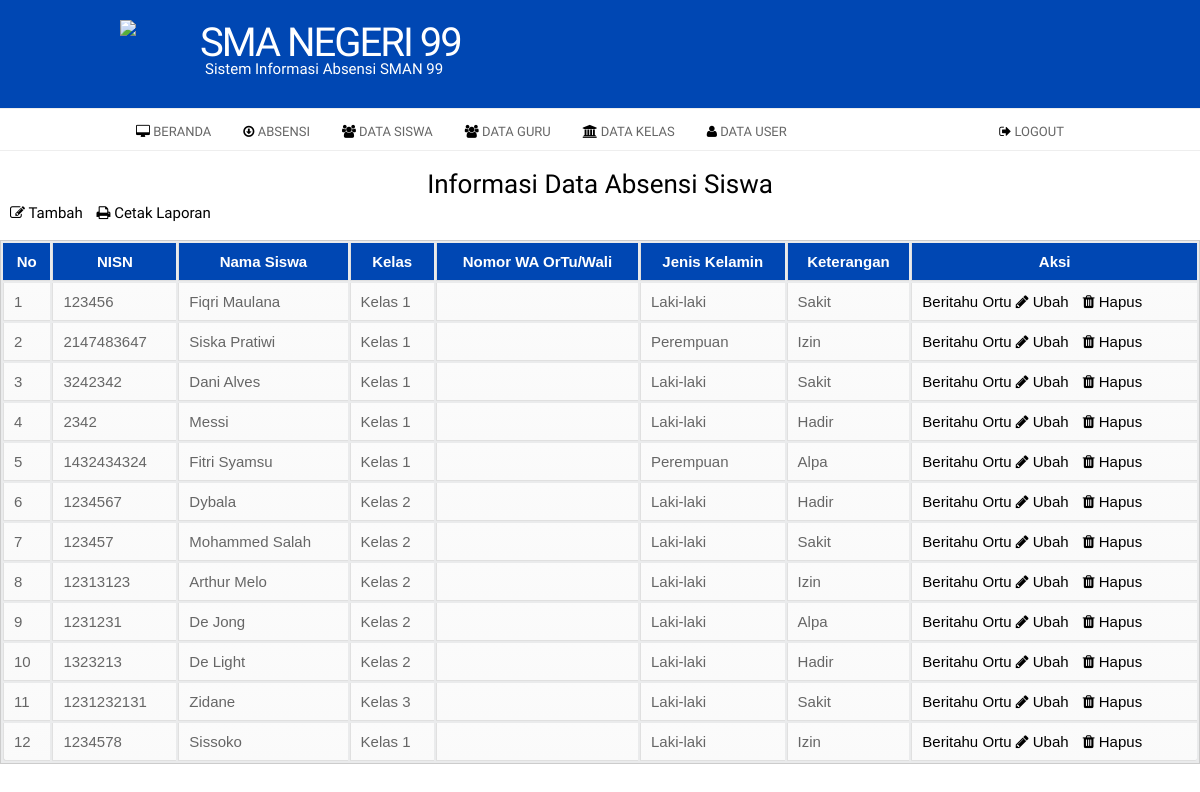
The app's page /index.php?page=siswa (signed in), older data.
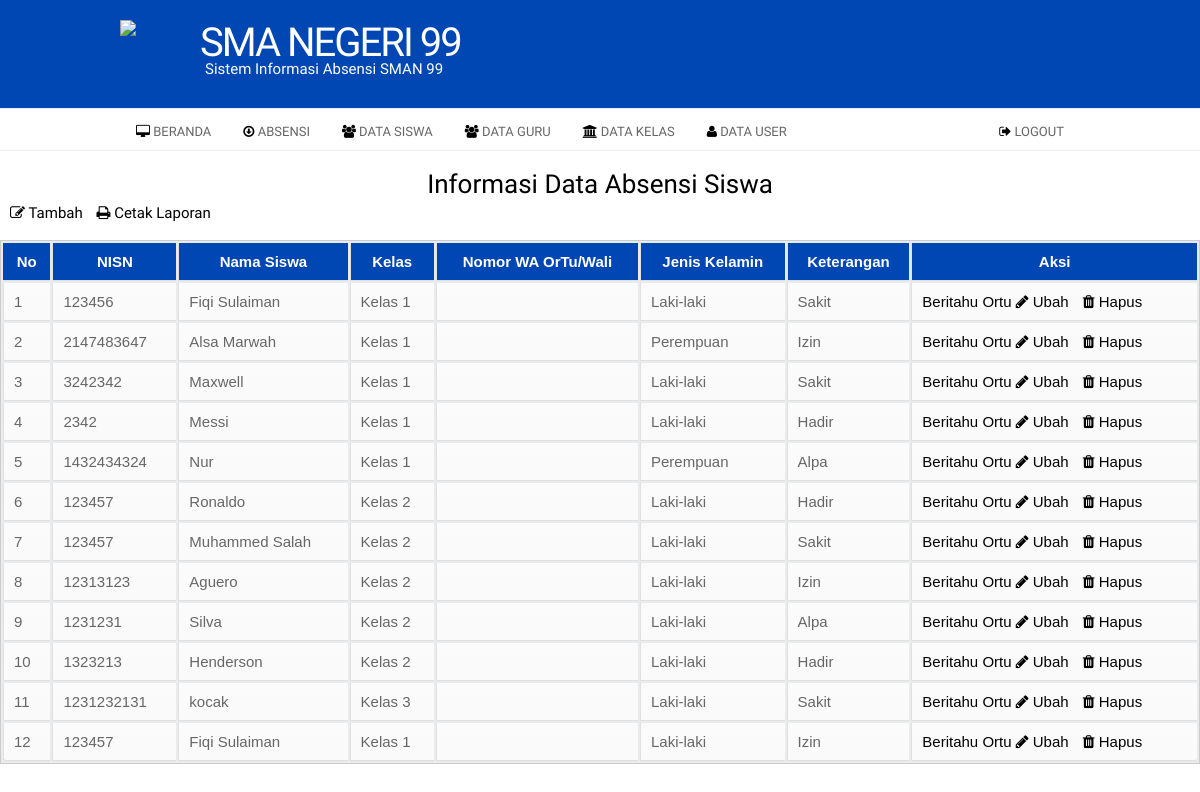
The same page, newer data.
### tables this page shows
CREATE TABLE `tb_siswa` (
  `id` int(11) NOT NULL,
  `nisn` int(15) NOT NULL,
  `nama` varchar(50) NOT NULL,
  `kelas` varchar(50) NOT NULL,
  `tanggal` varchar(15) NOT NULL,
  `jenis_kelamin` enum('Laki-laki','Perempuan') NOT NULL,
  `keterangan` enum('Hadir','Sakit','Izin','Alpa') NOT NULL
);

### page/admin/siswa/siswa.php (the view, shortened to what this page needs)
<h2 align="center">Informasi Data Absensi Siswa</h2>
<a class="tambah" href="?page=siswa&aksi=tambah"><i class="fa fa-edit fa"></i> Tambah</a>
<a class="cetak" href="./laporan/laporan_siswa.php"><i class="fa fa-print fa"></i> Cetak Laporan</a>
<link rel="stylesheet" type="text/css" href="assets/css/tabel.css"/>
<div align="center"><br>
                            <table>
                                    <thead>
                                        <tr>
                                            <th>No</th>
                                            <th>NISN</th>
                                            <th>Nama Siswa</th>
                                            <th>Kelas</th>
                                            <th>Nomor WA OrTu/Wali</th>
                                            <th>Jenis Kelamin</th>
                                            <th>Keterangan</th>
                                            <th>Aksi</th>
                                        </tr>
                                    </thead>
                                    <tbody>
                                        <?php
                                            $no = 1;
                                            $sql = $koneksi->query("select * from tb_siswa");
                                            while ($data = $sql->fetch_assoc()) {
                                        ?>
                                        <tr>
                                            <td><?php echo $no++; ?></td>
                                            <td><?php echo $data['nisn'];?></td>
                                            <td><?php echo $data['nama'];?></td>
                                            <td><?php echo $data['kelas'];?></td>
                                            <td><?php echo $data['nomorhp'];?></td>
                                            <td><?php echo $data['jenis_kelamin'];?></td>
                                            <td><?php echo $data['keterangan'];?></td>
                                            <td>
                                                <?php
                                                $siswa=urlencode($data['nama']);
                                                $klas=urlencode($data['kelas']);
                                                $attend=urlencode($data['keterangan']);
                                                ?>
                                                <a href="https://wa.me/62<?php echo $data['nomorhp'];?>?text=Yang%20terhormat%20Bapak%2FIbu%20Orang%20Tua%2FWali%20dari%20%2A<?php echo $siswa?>%2A%20kelas%20%2A<?php echo $klas?>%2A%20bahwa%20yang%20bersangkutan%20telah%20<?php echo $attend?>%20pada%20hari%20ini.%0A%2ASMAN%2099%2A" target="_blank"> Beritahu Ortu</a>
                                                <a href="?page=siswa&aksi=ubah&id=<?php echo $data['id']; ?>" ><i class="fa fa-pencil fa"></i> Ubah</a>
                                                <a onclick="return confirm('Anda Yakin Ingin Menghapus Siswa Ini ?')" href="?page=siswa&aksi=hapus&id=<?php echo $data['id']; ?>" ><i class="fa fa-trash fa" style="margin-left: 10px;"></i> Hapus</a>
                                            </td>
                                        </tr>
                                        <?php } ?>
                                    </tbody>
                                </table>
                              </div>
                     </div>

Row changes from the older to the newer data that the page shows:
changed tb_siswa (number 1 of 12 on the later page): nama "Fiqri Maulana" → "Fiqi Sulaiman"
changed tb_siswa: nama "Siska Pratiwi" → "Alsa Marwah"
changed tb_siswa: nama "Dani Alves" → "Maxwell"
changed tb_siswa: nama "Fitri Syamsu" → "Nur"
changed tb_siswa: nisn "1234567" → "123457"; nama "Dybala" → "Ronaldo"
changed tb_siswa: nama "Mohammed Salah" → "Muhammed Salah"
changed tb_siswa: nama "Arthur Melo" → "Aguero"
changed tb_siswa: nama "De Jong" → "Silva"
changed tb_siswa: nama "De Light" → "Henderson"
changed tb_siswa "Kelas 3": nama "Zidane" → "kocak"
changed tb_siswa (number 12 of 12 on the later page): nisn "1234578" → "123457"; nama "Sissoko" → "Fiqi Sulaiman"
